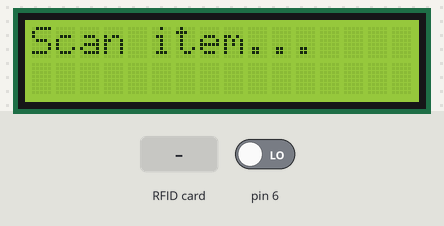
Bench run of a sketch on a simulated Arduino Uno, built with avr-gcc and run on an emulated ATmega328P. Parts: 16×2 character LCD. Inputs (shaded band) come from the test bench; at power-on: pin 6 LOW. The modem accepts every AT command (registered, SIM ready, sends succeed) and sends nothing else; what the sketch prints to the serial monitor is not drawn.

Above: at 5.3 s.
5.4 s: RFID card A1 B2 C3 D4 held to the reader
At 6.0 s:
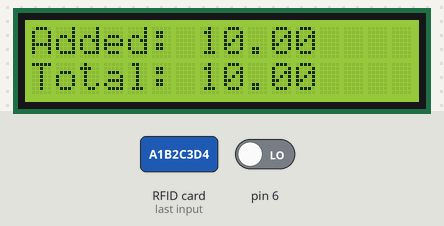
8.4 s: RFID card 5E 7A 19 C4 held to the reader
At 9.1 s:
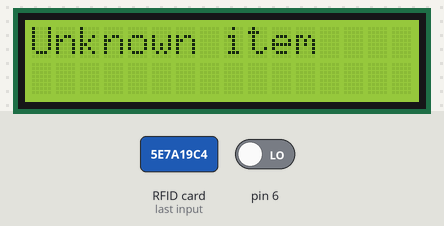
11.4 s: pin 6 driven HIGH
At 12.7 s:
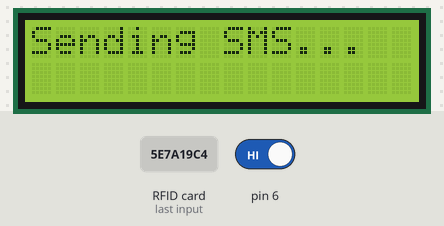
Timing chart, 0 to 14.4 s (numbered marks = the images above; inputs shaded):
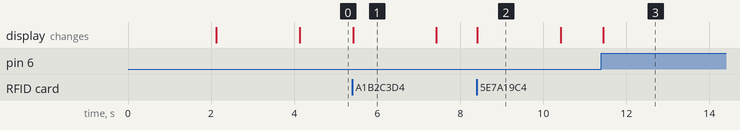

Measured:
- after the input at 5.4 s, the display: changes at once (image 1)
- after the input at 8.4 s, the display: changes at once (image 2)
- after the input at 11.4 s, the display: changes after 0.05 s (image 3)
- what the display in image 1 shows lasts 2.0 s, from 5.4 s to 7.4 s

The sketch:

Code_With_RC522_RFID_GSM.ino
```cpp
#include <SoftwareSerial.h>
#include <LiquidCrystal.h>
#include <SPI.h>
#include <MFRC522.h>

#define SS_PIN 10
#define RST_PIN 9

MFRC522 mfrc522(SS_PIN, RST_PIN);

LiquidCrystal lcd(A0, A1, A2, A3, A4, A5);

SoftwareSerial gsmSerial(2, 3);

String scannedUID = "";
float totalPrice = 0;
int itemCount = 0;

struct Item {
  String uid;
  float price;
  String name;
};

Item items[] = {
  {"A1 B2 C3 D4", 10.0, "Tea"},
  {"B1 C2 D3 E4", 20.0, "Rice"},
  {"C1 D2 E3 F4", 30.0, "Milk"}
};

int numItems = 3;

void setup() {
  Serial.begin(9600);
  gsmSerial.begin(9600);
  SPI.begin();
  mfrc522.PCD_Init();
  lcd.begin(16, 2);
  lcd.print("Smart Trolley");
  delay(2000);
  lcd.clear();
  gsmSerial.println("AT");
  delay(1000);
  gsmSerial.println("AT+CMGF=1");
  delay(1000);
  lcd.print("Scan item...");
}

void loop() {
  if (mfrc522.PICC_IsNewCardPresent() && mfrc522.PICC_ReadCardSerial()) {
    scannedUID = "";
    for (byte i = 0; i < mfrc522.uid.size; i++) {
      scannedUID += String(mfrc522.uid.uidByte[i], HEX);
      if (i != mfrc522.uid.size - 1) scannedUID += " ";
    }
    scannedUID.toUpperCase();
    Serial.print("Scanned UID: ");
    Serial.println(scannedUID);
    float price = getPrice(scannedUID);
    if (price > 0) {
      totalPrice += price;
      itemCount++;
      lcd.clear();
      lcd.print("Added: ");
      lcd.print(price);
      lcd.setCursor(0, 1);
      lcd.print("Total: ");
      lcd.print(totalPrice);
      delay(2000);
      lcd.clear();
      lcd.print("Scan item...");
    } else {
      lcd.clear();
      lcd.print("Unknown item");
      delay(2000);
      lcd.clear();
      lcd.print("Scan item...");
    }
    mfrc522.PICC_HaltA();
  }
  if (digitalRead(6) == HIGH) {
    sendBillSMS();
    delay(5000);
  }
}

float getPrice(String uid) {
  for (int i = 0; i < numItems; i++) {
    if (uid == items[i].uid) {
      return items[i].price;
    }
  }
  return 0;
}

void sendBillSMS() {
  String message = "Shopping Bill: " + String(itemCount) + " items, Total: Rs. " + String(totalPrice);
  lcd.clear();
  lcd.print("Sending SMS...");
  gsmSerial.println("AT+CMGS=\"+9188305848xx\"");
  delay(1000);
  gsmSerial.print(message);
  delay(500);
  gsmSerial.write(26);
  delay(3000);
  lcd.clear();
  lcd.print("SMS Sent!");
  totalPrice = 0;
  itemCount = 0;
  delay(3000);
  lcd.clear();
  lcd.print("Scan item...");
}
```
